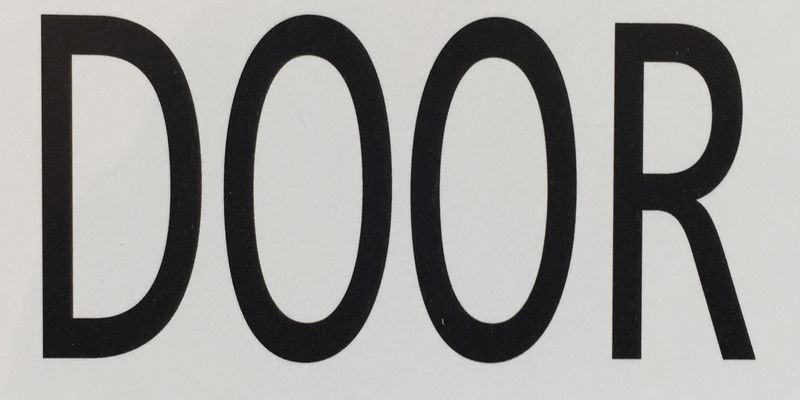
#> input picture HW3/words/door.jpg, 800 x 400 px, given in place of the camera
$ python PixyCam_task2.py
#> lines starting #> are read from the running program, lines starting #| are printed output that depends on the picture; after the words box and inside, x2 and y2 are one past the last pixel; in counts of white or black regions, pixels touching at a corner belong together
import numpy as np
import cv2

def getNextFrame(vidObj):
    """Takes in the VideoCapture object and reads the next frame, returning one that is half the size
    (Comment out that line if you want fullsize)."""
    ret, frame = vidObj.read()
    # print(type(vidObj), type(frame))
    frame = cv2.resize(frame, (0, 0), fx=0.5, fy=0.5)
    return frame

def show_hist(hist):
    """Takes in the histogram, and displays it in the hist window."""
    bin_count = hist.shape[0]
    bin_w = 24
    img = np.zeros((256, bin_count * bin_w, 3), np.uint8)
    for i in range(bin_count):
        h = int(hist[i])
        cv2.rectangle(img, (i * bin_w + 2, 255), ((i + 1) * bin_w - 2, 255 - h), (int(180.0 * i / bin_count), 255, 255),
                      -1)
    img = cv2.cvtColor(img, cv2.COLOR_HSV2BGR)
    cv2.imshow('hist', img)

cam = cv2.VideoCapture(0)
ret, frame = cam.read()
#> frame is the input picture: shape (400, 800, 3); mean B, G, R 152.8, 154.7, 155.8
frame = cv2.resize(frame, dsize=(0, 0), fx=0.5, fy=0.5)
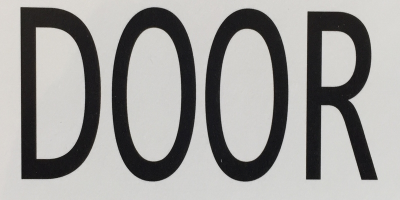
#> frame: shape (200, 400, 3); mean B, G, R 152.9, 154.9, 155.9
cv2.namedWindow('camshift')
cv2.namedWindow('hist')
cv2.moveWindow('hist', 700, 100)

while True:
    frame = getNextFrame(cam)
    vis = frame.copy()
    hsv = cv2.cvtColor(frame, cv2.COLOR_BGR2HSV)
#> hsv: shape (200, 400, 3); mean H, S, V 42.4, 9.7, 156.3
    mask = cv2.inRange(hsv, np.array((0., 60., 32.)),
                       np.array((180., 255., 255.)))
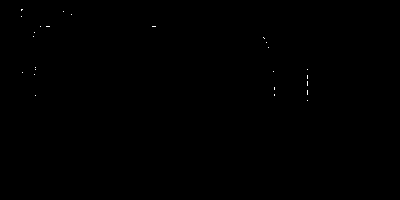
#> mask: shape (200, 400); 0.06% white in thin lines or dots, all inside (x1, y1, x2, y2) = (21, 9, 308, 101)

    green_roi = cv2.imread("/Users/jin/PycharmProjects/AI-Robotics/HW3/predeterminedGreen.png")
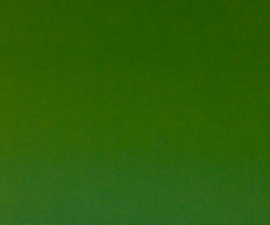
#> input picture HW3/predeterminedGreen.png, 270 x 225 px, found by its file name
#> green_roi is the input picture: shape (225, 270, 3); mean B, G, R 7.8, 96, 43.5
    hsv_roi = cv2.cvtColor(green_roi, cv2.COLOR_BGR2HSV)
#> hsv_roi: shape (225, 270, 3); mean H, S, V 48.1, 235.5, 96
    mask_roi = cv2.inRange(hsv_roi, np.array((0., 60., 32.)),
                       np.array((180., 255., 255.)))
#> mask_roi: shape (225, 270); every value is 255

    hist=cv2.calcHist([hsv_roi], [0], mask_roi, [16], [0, 180])
#> hist = [0, 0, 0, 2986, 57266, 498, 0, 0, 0, 0, 0, 0, 0, 0, 0, 0]
    cv2.normalize(hist, hist, 0, 255, cv2.NORM_MINMAX)
    hist = hist.reshape(-1)
#> hist = [0, 0, 0, 13.3, 255, 2.22, 0, 0, 0, 0, 0, 0, 0, 0, 0, 0]
    show_hist(hist)
#> the loop in show_hist, `for i in range(bin_count):` made 16 passes
#> h on passes 1 to 12: 0, 0, 0, 13, 255, 2, 0, 0, 0, 0, 0, 0
#> after the loop in show_hist, `for i in range(bin_count):`:
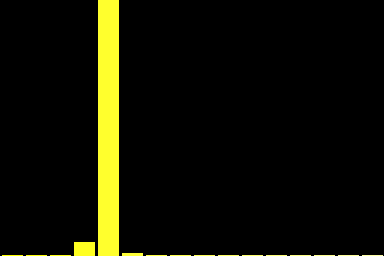
#> img: shape (256, 384, 3); mean of channels 0, 1, 2 2.9, 15.6, 15.6; drawn as B, G, R
#> in show_hist, `img = cv2.cvtColor(img, cv2.COLOR_HSV2BGR)`:
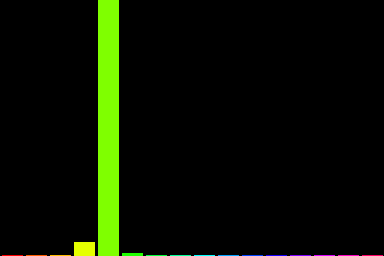
#> img: shape (256, 384, 3); mean B, G, R 0.4, 15.1, 8

    prob = cv2.calcBackProject([hsv], [0], hist, [0, 180], 1)
    prob &= mask
#> prob: shape (200, 400); every value is 0
    term_crit = (cv2.TERM_CRITERIA_EPS | cv2.TERM_CRITERIA_COUNT, 10, 1)
#> term_crit = (3, 10, 1)
    track_window = (0, 0, 800, 800)
    track_box, track_window = cv2.CamShift(prob, track_window, term_crit)
#> track_box = ((0, 0), (0, 0), 0); track_window = (0, 0, 400, 200)

    if track_box[0][0]-5 > 0:
        upperLeft_x = track_box[0][0]-5
    else:
        upperLeft_x = 0
    if track_box[0][1]-5 > 0:
        upperLeft_y = track_box[0][1]-5
    else:
        upperLeft_y = 0

    try:
        cv2.ellipse(vis, track_box, (0, 0, 255), 1)
        cv2.rectangle(vis, (upperLeft_x, upperLeft_y),
                      (track_box[0][0] + 5, track_box[0][1] + 5), (0, 255, 0))
#> vis: shape (200, 400, 3); mean B, G, R 152.9, 154.9, 155.9
        # [4 lines of commented-out code are left out]
    except:
        print(track_box)

    cv2.imshow('camshift', vis)

    ch = 0xFF & cv2.waitKey(5)
#> (key Esc is pressed here)
    if ch == 27:
        break

cv2.destroyAllWindows()
